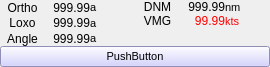
<?xml version="1.0" encoding="UTF-8"?>
<ui version="4.0">
 <class>BoardRealBoatWP</class>
 <widget class="QWidget" name="BoardRealBoatWP">
  <property name="geometry">
   <rect>
    <x>0</x>
    <y>0</y>
    <width>270</width>
    <height>67</height>
   </rect>
  </property>
  <property name="sizePolicy">
   <sizepolicy hsizetype="Fixed" vsizetype="Fixed">
    <horstretch>0</horstretch>
    <verstretch>0</verstretch>
   </sizepolicy>
  </property>
  <property name="minimumSize">
   <size>
    <width>270</width>
    <height>67</height>
   </size>
  </property>
  <property name="maximumSize">
   <size>
    <width>270</width>
    <height>67</height>
   </size>
  </property>
  <property name="windowTitle">
   <string>Form</string>
  </property>
  <layout class="QVBoxLayout" name="verticalLayout">
   <property name="spacing">
    <number>0</number>
   </property>
   <property name="margin">
    <number>0</number>
   </property>
   <item>
    <layout class="QHBoxLayout" name="horizontalLayout">
     <item>
      <layout class="QGridLayout" name="gridLayout">
       <property name="spacing">
        <number>0</number>
       </property>
       <item row="0" column="0">
        <widget class="QLabel" name="ortho_label">
         <property name="sizePolicy">
          <sizepolicy hsizetype="Preferred" vsizetype="Preferred">
           <horstretch>0</horstretch>
           <verstretch>0</verstretch>
          </sizepolicy>
         </property>
         <property name="minimumSize">
          <size>
           <width>0</width>
           <height>13</height>
          </size>
         </property>
         <property name="font">
          <font>
           <family>MS Shell Dlg 2</family>
           <weight>50</weight>
           <bold>false</bold>
          </font>
         </property>
         <property name="text">
          <string>Ortho</string>
         </property>
         <property name="alignment">
          <set>Qt::AlignCenter</set>
         </property>
        </widget>
       </item>
       <item row="0" column="1">
        <widget class="QLabel" name="ortho">
         <property name="sizePolicy">
          <sizepolicy hsizetype="Preferred" vsizetype="Preferred">
           <horstretch>0</horstretch>
           <verstretch>0</verstretch>
          </sizepolicy>
         </property>
         <property name="minimumSize">
          <size>
           <width>0</width>
           <height>14</height>
          </size>
         </property>
         <property name="font">
          <font>
           <family>MS Shell Dlg 2</family>
           <pointsize>9</pointsize>
           <weight>50</weight>
           <bold>false</bold>
          </font>
         </property>
         <property name="text">
          <string>999.99</string>
         </property>
         <property name="alignment">
          <set>Qt::AlignRight|Qt::AlignTrailing|Qt::AlignVCenter</set>
         </property>
        </widget>
       </item>
       <item row="0" column="2">
        <widget class="QLabel" name="deg_unit_1">
         <property name="sizePolicy">
          <sizepolicy hsizetype="Preferred" vsizetype="Preferred">
           <horstretch>0</horstretch>
           <verstretch>0</verstretch>
          </sizepolicy>
         </property>
         <property name="minimumSize">
          <size>
           <width>0</width>
           <height>13</height>
          </size>
         </property>
         <property name="font">
          <font>
           <family>MS Shell Dlg 2</family>
           <pointsize>8</pointsize>
           <weight>50</weight>
           <bold>false</bold>
          </font>
         </property>
         <property name="text">
          <string>a</string>
         </property>
        </widget>
       </item>
       <item row="1" column="0">
        <widget class="QLabel" name="loxo_label">
         <property name="minimumSize">
          <size>
           <width>0</width>
           <height>14</height>
          </size>
         </property>
         <property name="font">
          <font>
           <family>MS Shell Dlg 2</family>
           <weight>50</weight>
           <bold>false</bold>
          </font>
         </property>
         <property name="text">
          <string>Loxo</string>
         </property>
         <property name="alignment">
          <set>Qt::AlignCenter</set>
         </property>
        </widget>
       </item>
       <item row="1" column="1">
        <widget class="QLabel" name="loxo">
         <property name="minimumSize">
          <size>
           <width>0</width>
           <height>14</height>
          </size>
         </property>
         <property name="font">
          <font>
           <family>MS Shell Dlg 2</family>
           <pointsize>9</pointsize>
           <weight>50</weight>
           <bold>false</bold>
          </font>
         </property>
         <property name="text">
          <string>999.99</string>
         </property>
         <property name="alignment">
          <set>Qt::AlignRight|Qt::AlignTrailing|Qt::AlignVCenter</set>
         </property>
        </widget>
       </item>
       <item row="1" column="2">
        <widget class="QLabel" name="deg_unit_2">
         <property name="minimumSize">
          <size>
           <width>0</width>
           <height>14</height>
          </size>
         </property>
         <property name="font">
          <font>
           <family>MS Shell Dlg 2</family>
           <pointsize>8</pointsize>
           <weight>50</weight>
           <bold>false</bold>
          </font>
         </property>
         <property name="text">
          <string>a</string>
         </property>
        </widget>
       </item>
       <item row="2" column="0">
        <widget class="QLabel" name="angle_label">
         <property name="minimumSize">
          <size>
           <width>0</width>
           <height>14</height>
          </size>
         </property>
         <property name="font">
          <font>
           <family>MS Shell Dlg 2</family>
           <weight>50</weight>
           <bold>false</bold>
          </font>
         </property>
         <property name="text">
          <string>Angle</string>
         </property>
         <property name="alignment">
          <set>Qt::AlignCenter</set>
         </property>
        </widget>
       </item>
       <item row="2" column="1">
        <widget class="QLabel" name="angle">
         <property name="minimumSize">
          <size>
           <width>0</width>
           <height>14</height>
          </size>
         </property>
         <property name="font">
          <font>
           <family>MS Shell Dlg 2</family>
           <pointsize>9</pointsize>
           <weight>50</weight>
           <bold>false</bold>
          </font>
         </property>
         <property name="text">
          <string>999.99</string>
         </property>
         <property name="alignment">
          <set>Qt::AlignRight|Qt::AlignTrailing|Qt::AlignVCenter</set>
         </property>
        </widget>
       </item>
       <item row="2" column="2">
        <widget class="QLabel" name="deg_unit_3">
         <property name="minimumSize">
          <size>
           <width>0</width>
           <height>14</height>
          </size>
         </property>
         <property name="font">
          <font>
           <family>MS Shell Dlg 2</family>
           <pointsize>8</pointsize>
           <weight>50</weight>
           <bold>false</bold>
          </font>
         </property>
         <property name="text">
          <string>a</string>
         </property>
        </widget>
       </item>
      </layout>
     </item>
     <item>
      <layout class="QGridLayout" name="gridLayout_4">
       <property name="spacing">
        <number>0</number>
       </property>
       <item row="0" column="0">
        <widget class="QLabel" name="dnm_label">
         <property name="minimumSize">
          <size>
           <width>0</width>
           <height>14</height>
          </size>
         </property>
         <property name="font">
          <font>
           <family>MS Shell Dlg 2</family>
           <weight>50</weight>
           <bold>false</bold>
          </font>
         </property>
         <property name="text">
          <string>DNM</string>
         </property>
         <property name="alignment">
          <set>Qt::AlignCenter</set>
         </property>
        </widget>
       </item>
       <item row="0" column="1">
        <widget class="QLabel" name="dnm">
         <property name="minimumSize">
          <size>
           <width>0</width>
           <height>14</height>
          </size>
         </property>
         <property name="font">
          <font>
           <family>MS Shell Dlg 2</family>
           <pointsize>9</pointsize>
           <weight>50</weight>
           <bold>false</bold>
          </font>
         </property>
         <property name="text">
          <string>999.99</string>
         </property>
         <property name="alignment">
          <set>Qt::AlignRight|Qt::AlignTrailing|Qt::AlignVCenter</set>
         </property>
        </widget>
       </item>
       <item row="0" column="2">
        <widget class="QLabel" name="unit_nm">
         <property name="minimumSize">
          <size>
           <width>0</width>
           <height>14</height>
          </size>
         </property>
         <property name="font">
          <font>
           <family>MS Shell Dlg 2</family>
           <pointsize>8</pointsize>
           <weight>50</weight>
           <bold>false</bold>
          </font>
         </property>
         <property name="text">
          <string>nm</string>
         </property>
        </widget>
       </item>
       <item row="1" column="0">
        <widget class="QLabel" name="vmg_label">
         <property name="minimumSize">
          <size>
           <width>0</width>
           <height>14</height>
          </size>
         </property>
         <property name="font">
          <font>
           <family>MS Shell Dlg 2</family>
           <weight>50</weight>
           <bold>false</bold>
          </font>
         </property>
         <property name="text">
          <string>VMG</string>
         </property>
         <property name="alignment">
          <set>Qt::AlignCenter</set>
         </property>
        </widget>
       </item>
       <item row="1" column="1">
        <widget class="QLabel" name="vmg">
         <property name="minimumSize">
          <size>
           <width>0</width>
           <height>14</height>
          </size>
         </property>
         <property name="font">
          <font>
           <family>MS Shell Dlg 2</family>
           <pointsize>9</pointsize>
           <weight>50</weight>
           <bold>false</bold>
          </font>
         </property>
         <property name="styleSheet">
          <string notr="true">color: rgb(255, 0, 0);</string>
         </property>
         <property name="text">
          <string>99.99</string>
         </property>
         <property name="alignment">
          <set>Qt::AlignRight|Qt::AlignTrailing|Qt::AlignVCenter</set>
         </property>
        </widget>
       </item>
       <item row="1" column="2">
        <widget class="QLabel" name="unit_kts">
         <property name="minimumSize">
          <size>
           <width>0</width>
           <height>14</height>
          </size>
         </property>
         <property name="font">
          <font>
           <family>MS Shell Dlg 2</family>
           <pointsize>8</pointsize>
           <weight>50</weight>
           <bold>false</bold>
          </font>
         </property>
         <property name="styleSheet">
          <string notr="true">color: rgb(255, 0, 0);</string>
         </property>
         <property name="text">
          <string>kts</string>
         </property>
        </widget>
       </item>
       <item row="2" column="1">
        <spacer name="verticalSpacer">
         <property name="orientation">
          <enum>Qt::Vertical</enum>
         </property>
         <property name="sizeHint" stdset="0">
          <size>
           <width>20</width>
           <height>40</height>
          </size>
         </property>
        </spacer>
       </item>
      </layout>
     </item>
    </layout>
   </item>
   <item>
    <widget class="QPushButton" name="btn_WP">
     <property name="sizePolicy">
      <sizepolicy hsizetype="Preferred" vsizetype="Preferred">
       <horstretch>0</horstretch>
       <verstretch>0</verstretch>
      </sizepolicy>
     </property>
     <property name="minimumSize">
      <size>
       <width>0</width>
       <height>0</height>
      </size>
     </property>
     <property name="maximumSize">
      <size>
       <width>16777215</width>
       <height>16777215</height>
      </size>
     </property>
     <property name="font">
      <font>
       <family>MS Shell Dlg 2</family>
       <pointsize>8</pointsize>
       <weight>50</weight>
       <bold>false</bold>
      </font>
     </property>
     <property name="styleSheet">
      <string notr="true">background-color: rgb(201, 199, 255);</string>
     </property>
     <property name="text">
      <string>PushButton</string>
     </property>
    </widget>
   </item>
  </layout>
 </widget>
 <resources/>
 <connections>
  <connection>
   <sender>btn_WP</sender>
   <signal>clicked()</signal>
   <receiver>BoardRealBoatWP</receiver>
   <slot>slot_btnWP()</slot>
   <hints>
    <hint type="sourcelabel">
     <x>89</x>
     <y>61</y>
    </hint>
    <hint type="destinationlabel">
     <x>266</x>
     <y>66</y>
    </hint>
   </hints>
  </connection>
 </connections>
 <slots>
  <slot>slot_btnWP()</slot>
 </slots>
</ui>
